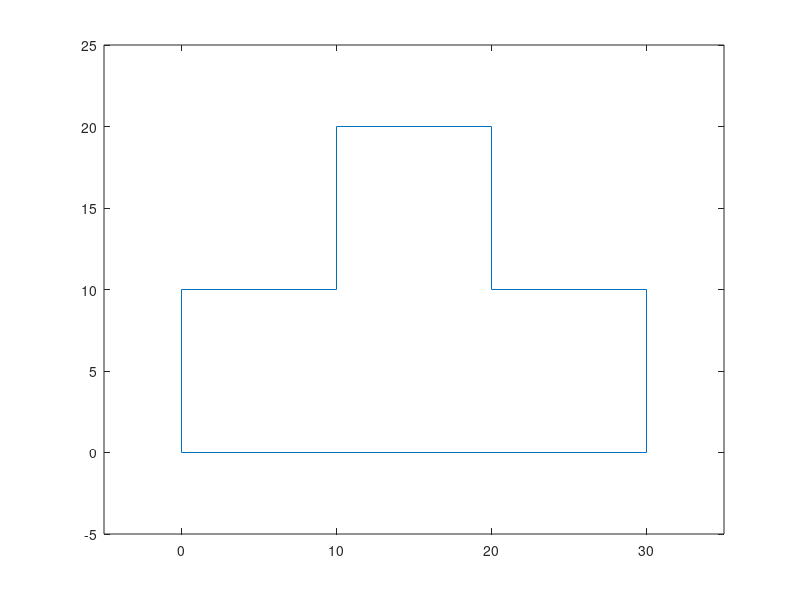

Source code (MATLAB):
mappoints = [
    0 0
    30 0
    30 10
    20 10
    20 20
    10 20
    10 10
    0 10
    0 0];

 plot(mappoints(:,1), mappoints(:,2))
axis([-5 35 -5 25])